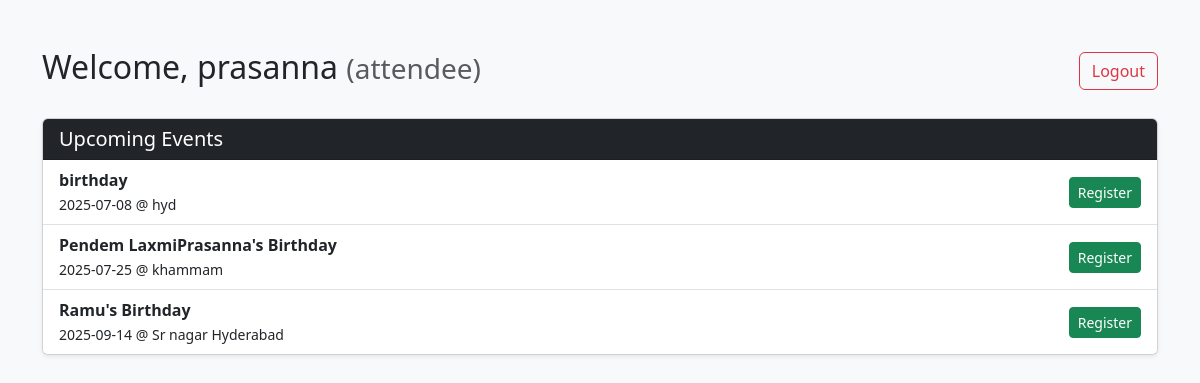
The app's page /dashboard (signed in) with its own data.
### tables this page shows
CREATE TABLE events (
                        id INTEGER PRIMARY KEY AUTOINCREMENT,
                        name TEXT NOT NULL,
                        date TEXT NOT NULL,
                        venue TEXT NOT NULL
                    );

### app.py (the view)
@app.route('/dashboard')
def dashboard():
    if 'user' not in session:
        return redirect(url_for('login'))
    conn = get_db_connection()
    events = conn.execute('SELECT * FROM events').fetchall()
    conn.close()
    return render_template('dashboard.html', events=events)

### app.py (called while the page is built)
def get_db_connection():
    conn = sqlite3.connect('database.db')
    conn.row_factory = sqlite3.Row
    return conn

### templates/dashboard.html (shortened to what this page needs)
<!doctype html>
<html lang="en">
<head>
    <link href="https://cdn.jsdelivr.net/npm/bootstrap@5.3.3/dist/css/bootstrap.min.css" rel="stylesheet">
</head>
<body class="bg-light">
    <div class="container mt-5">
        <div class="d-flex justify-content-between align-items-center mb-4">
            <h2>Welcome, {{ session.user }} <small class="text-muted">({{ session.role }})</small></h2>
            <a href="/logout" class="btn btn-outline-danger">Logout</a>
        </div>
        <div class="card shadow-sm">
            <div class="card-header bg-dark text-white">
                <h5 class="mb-0">Upcoming Events</h5>
            </div>
            <ul class="list-group list-group-flush">
                {% for event in events %}
                <li class="list-group-item d-flex justify-content-between align-items-center">
                    <div>
                        <strong>{{ event.name }}</strong><br>
                        <small>{{ event.date }} @ {{ event.venue }}</small>
                    </div>
                    {% if session.role == 'attendee' %}
                    <a href="/register_event/{{ event.id }}" class="btn btn-success btn-sm">Register</a>
                    {% endif %}
                </li>
                {% else %}
                <li class="list-group-item text-muted">No events found.</li>
                {% endfor %}
            </ul>
        </div>
    </div>
</body>
</html>

### records on screen
events: name "birthday", date "2025-07-08", venue "hyd"
events: name "Pendem LaxmiPrasanna's Birthday", date "2025-07-25", venue "khammam"
events: name "Ramu's Birthday", date "2025-09-14", venue "Sr nagar Hyderabad"

### other values on screen
{{ session.user }} "prasanna"
{{ session.role }} "attendee"
